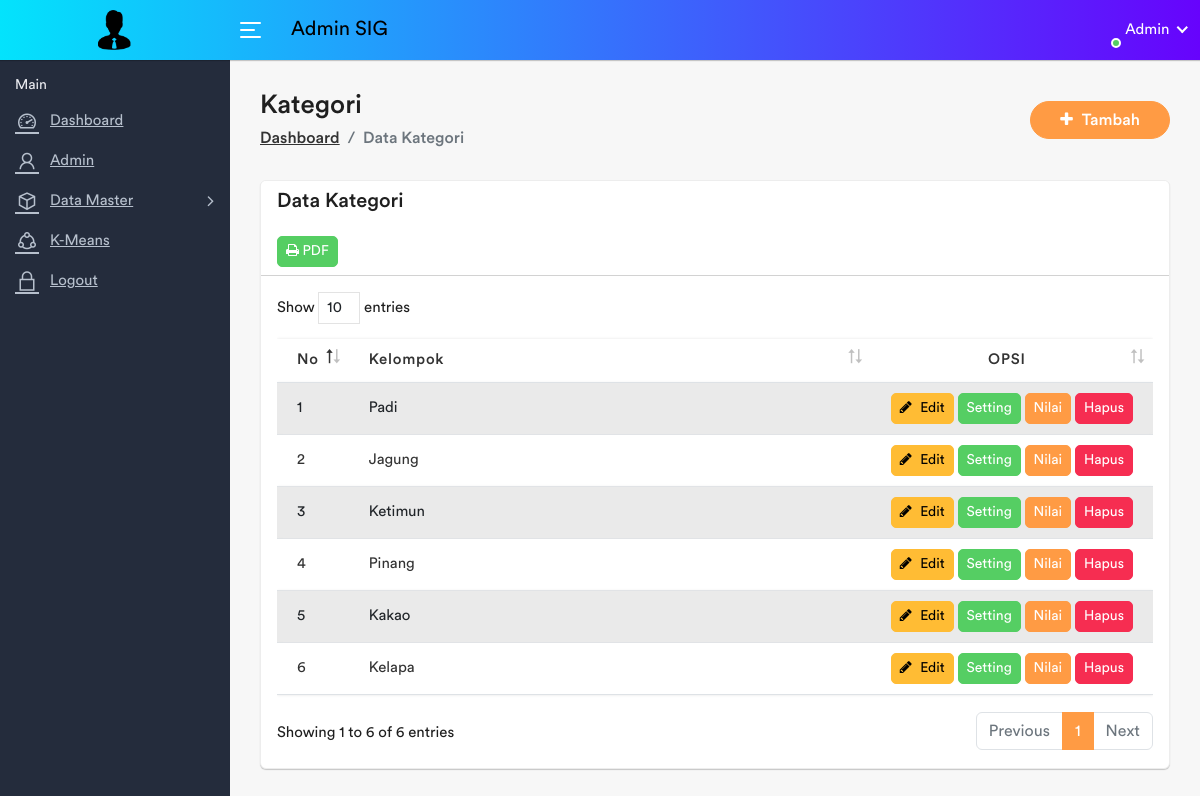
Before: /admin/banjir.php (signed in) with the older database file.
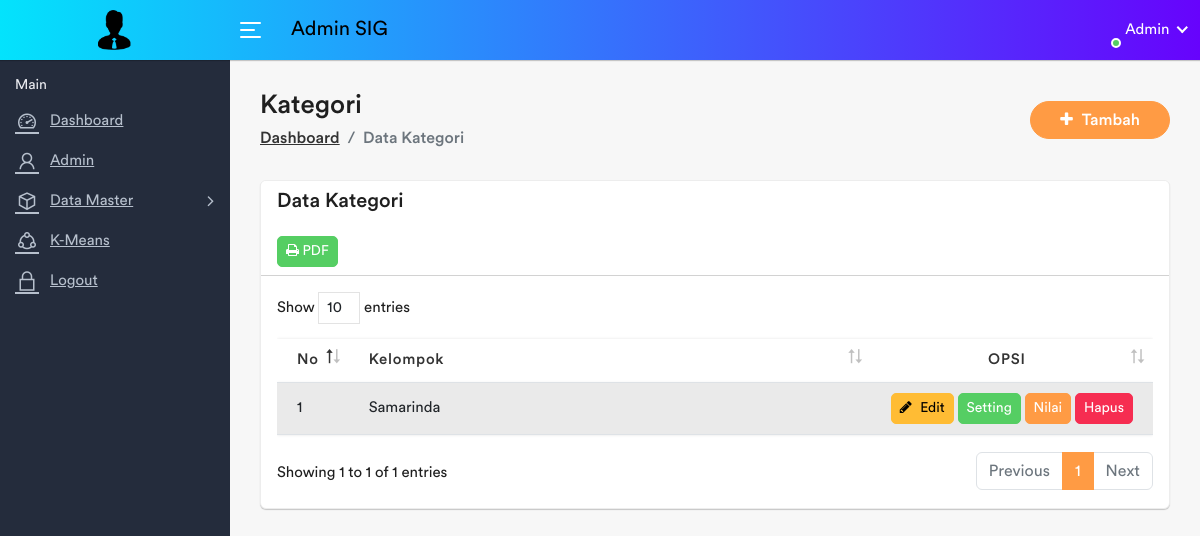
After: the same page with the newer database file.
### tables this page shows
CREATE TABLE `tanaman` (
  `tanaman_id` int(11) NOT NULL,
  `tanaman_nama` varchar(100) NOT NULL
);

### admin/banjir.php (the view, shortened to what this page needs)
<?php include 'header.php'; ?>
<div class="page-wrapper">
	<div class="content container-fluid">
		<div class="page-header">
			<div class="row align-items-center">
				<div class="col">
					<h3 class="page-title">Kategori</h3>
					<ul class="breadcrumb">
						<li class="breadcrumb-item"><a href="index.php">Dashboard</a></li>
						<li class="breadcrumb-item active">Data Kategori</li>
					</ul>
				</div>
				<div class="col-auto float-right ml-auto">
					<a href="#" class="btn add-btn" data-toggle="modal" data-target="#addTanaman"><i class="fa fa-plus"></i> Tambah</a>
				</div>
			</div>
		</div>
		<div class="row">
			<div class="col-sm-12">
				<div class="card mb-0">
					<div class="card-header">
						<h4 class="card-title mb-0">Data Kategori</h4>
						<br>
						<a href="banjir_pdf.php" target="_blank" class="btn btn-sm btn-success"><i class="fa fa-print"></i> PDF</a>
					</div>
					<div class="card-body">
						<div class="table-responsive">
							<table class="table table-striped custom-table mb-0 datatable">
								<thead>
									<tr>
										<th width="1%">No</th>
										<th>Kelompok</th>
										<th width="10%" class="text-center">OPSI</th>
									</tr>
								</thead>
								<tbody>
									<?php
									$no = 1;
									$data = mysqli_query($koneksi, "select * from tanaman order by tanaman_id desc");
									while ($d = mysqli_fetch_array($data)) {
										?>
										<tr>
											<td><?php echo $no++ ?></td>
											<td><?php echo $d['tanaman_nama']; ?></td>
											<td>
												<a class="btn btn-sm btn-warning" href="#" data-toggle="modal" data-target="#edittanaman<?php echo $d['tanaman_id']; ?>"><i class="fa fa-pencil m-r-5"></i> Edit</a>
												<a class="btn btn-sm btn-success" href="#" data-toggle="modal" data-target="#setTanaman<?php echo $d['tanaman_id']; ?>"> Setting</a>
												<a class="btn btn-sm btn-primary" href="banjir_nilai.php?id=<?= $d['tanaman_id'] ?>"> Nilai</a>
												<a href="banjir_hapus.php?id=<?= $d['tanaman_id'] ?>" class="btn btn-sm btn-danger"> Hapus </a>
											</td>
										</tr>
										<?php
									}
									?>
								</tbody>
							</table>
						</div>
					</div>
				</div>
			</div>
		</div>
	</div>
</div>
<?php include 'footer.php' ?>

### admin/header.php (shortened to what this page needs)
<!DOCTYPE html>
<html lang="en">
    <head>
        <link rel="stylesheet" href="../assets/css/bootstrap.min.css">
        <link rel="stylesheet" href="../assets/css/font-awesome.min.css">
        <link rel="stylesheet" href="../assets/css/line-awesome.min.css">
		<link rel="stylesheet" href="../assets/plugins/morris/morris.css">
		<link rel="stylesheet" href="../assets/css/dataTables.bootstrap4.min.css">
        <link rel="stylesheet" href="../assets/css/style.css">
    </head>
    <body>
        <div class="main-wrapper">
            <div class="header">
                <div class="header-left">
                    <a href="index.php" class="logo">
						<img src="../assets/img/admin.ico" width="40" height="40" alt="">
					</a>
                </div>
				<a id="toggle_btn" href="javascript:void(0);">
					<span class="bar-icon">
						<span></span>
						<span></span>
						<span></span>
					</span>
				</a>
                <div class="page-title-box">
					<h3 style="color:black">Admin SIG</h3>
                </div>
				<ul class="nav user-menu">
					<li class="nav-item dropdown has-arrow main-drop">
						<a href="#" class="dropdown-toggle nav-link" data-toggle="dropdown">
							<span class="user-img"><img src="../gambar/admin/<?php echo $_SESSION['foto'] ?>" alt="">
							<span class="status online"></span></span>
							<span>Admin</span>
						</a>
					</li>
				</ul>
            </div>
            <div class="sidebar" id="sidebar">
                <div class="sidebar-inner slimscroll">
					<div id="sidebar-menu" class="sidebar-menu">
						<ul>
							<li class="menu-title">
								<span>Main</span>
							</li>
							<li class="menu">
								<a href="index.php"><i class="la la-dashboard"></i> <span> Dashboard</span></a>
							</li>
							<li>
								<a href="admin.php"><i class="la la-user"></i> <span>Admin</span></a>
							</li>
							<li class="submenu">
								<a href="#"><i class="la la-cube"></i> <span> Data Master </span> <span class="menu-arrow"></span></a>
							</li>
							<li>
								<a href="kmeans.php"><i class="la la-share-alt"></i> <span>K-Means</span></a>
							</li>
							<li>
								<a href="logout.php"><i class="la la-lock"></i> <span>Logout</span></a>
							</li>
						</ul>
					</div>
                </div>
            </div>

### admin/footer.php (shortened to what this page needs)
</div>
</body>
</html>

Changed rows visible on the page:
removed tanaman: tanaman_nama "Padi"
removed tanaman: tanaman_nama "Jagung"
removed tanaman: tanaman_nama "Ketimun"
removed tanaman: tanaman_nama "Pinang"
removed tanaman: tanaman_nama "Kakao"
changed tanaman: tanaman_nama "Kelapa" → "Samarinda"
Other visible differences:
text written by a page script: "Show entries Showing 1 to 6 of 6 entries Previous 1 Next" → "Show entries Showing 1 to 1 of 1 entries Previous 1 Next"
